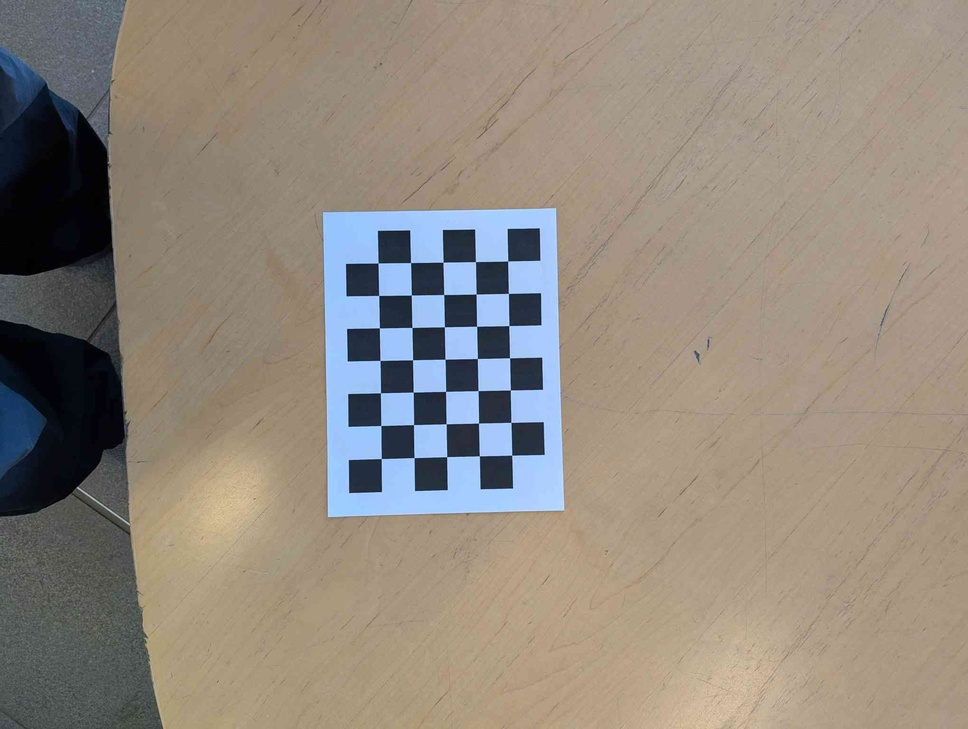
#> input picture assignments_Duan/hw08_image/hw081.jpg, 968 x 729 px, shrunk from 2040 x 1536 before the run; its folder holds only this picture in this run
$ jupyter execute HW08.ipynb
#> lines starting #> are read from the running program, lines starting #| are printed output that depends on the picture; after the words box and inside, x2 and y2 are one past the last pixel; in counts of white or black regions, pixels touching at a corner belong together; long printed decimals are rounded
## Exercise 1: Duan Nguyen
$$
w_p =
\begin{matrix}
10\\
20\\
30
\end{matrix},
\quad
K =
\begin{matrix}
2 & 0 & 10\\[4pt]
0 & 2 & 20\\[4pt]
0 & 0 & 1
\end{matrix}
$$
The world to camera homogeneous transform:
$$
{}^{c}T_{W} =
\begin{matrix}
0 & 1 & 0 & -1 \\[4pt]
-1 & 0 & 0 & 2 \\[4pt]
0 & 0 & 1 & 0 \\
0 & 0 & 0 & 1
\end{matrix}
=
\begin{matrix}
r11 & r12 & r13 & t1 \\[4pt]
r21 & r22 & r23 & t2 \\[4pt]
r31 & r32 & r33 & t3 \\
0 & 0 & 0 & 1
\end{matrix}
$$
$$
[R|t] =
\begin{matrix}
0 & 1 & 0 & -1\\[4pt]
-1 & 0 & 0 & 2\\[4pt]
0 & 0 & 1 & 0
\end{matrix}
$$
## 1)
$$
P = K [R \;|\; t]
$$
$$
P =
\begin{matrix}
2 & 0 & 10 \\[4pt]
0 & 2 & 20 \\[4pt]
0 & 0 & 1
\end{matrix}
*
\begin{matrix}
0 & 1 & 0 & -1 \\[4pt]
-1 & 0 & 0 & 2 \\[4pt]
0 & 0 & 1 & 0
\end{matrix}
=
\begin{matrix}
0 & 2 & 10 & -2 \\[4pt]
-2 & 0 & 20 & 4 \\[4pt]
0 & 0 & 1 & 0
\end{matrix}
$$
$$
P =
\begin{matrix}
0 & 2 & 10 & -2 \\[4pt]
-2 & 0 & 20 & 4 \\[4pt]
0 & 0 & 1 & 0
\end{matrix}
$$
## 2)
Homogeneous world coordinates:
$$
w_p^h =
\begin{matrix}
10 \\[4pt]
20 \\[4pt]
30 \\[4pt]
1
\end{matrix}
$$
Then:
$$
x = P \, w_p^h =
\begin{matrix}
338 \\[4pt]
584 \\[4pt]
30
\end{matrix}
$$
$$
x^T = X Y Z --> x^h = X/Z Y/Z
$$
$$
X/Z = \frac{338}{30} = 11.2667, \quad
Y/Z = \frac{584}{30} = 19.4667
$$
$$(x^h = (11.27, 19.47))$$
## 3)
$$
x^h = (\text{round}(11.27), \text{round}(19.47)) = (11, 19)
$$

[cell 1]
import numpy as np
import cv2 as cv
import glob
import yaml

import matplotlib.pyplot as plt

[cell 2]
# termination criteria; CHANGE the second number to size of each square
criteria = (cv.TERM_CRITERIA_EPS + cv.TERM_CRITERIA_MAX_ITER, 30, 0.001)

# define checkerboard dimensions
CHECKERBOARD = (7, 5)  # number of inner corners per row and column;  ADJUST based on checkerboard's number of INNER squares
square_size = 30.0  # mm per square; CHANGE to your square side length

# prepare object points, like (0,0,0), (1,0,0), (2,0,0) ....,(6,5,0)
objp = np.zeros((CHECKERBOARD[0]*CHECKERBOARD[1],3), np.float32) # adjust based on checkerboard's number of INNER squares
objp[:,:2] = np.mgrid[0:CHECKERBOARD[0], 0:CHECKERBOARD[1]].T.reshape(-1,2) * square_size

# Arrays to store object points and image points from all the images.
objpoints = [] # 3d point in real world space
imgpoints = [] # 2d points in image plane.

[cell 3]
images = glob.glob(r'hw08_image/hw08*.jpg')

counter = 0
for fname in images:
    img = cv.imread(fname) # Capture frame-by-frame
#> img is the input picture: shape (729, 968, 3); mean B, G, R 125.5, 136.4, 145.9
    gray = cv.cvtColor(img, cv.COLOR_BGR2GRAY)
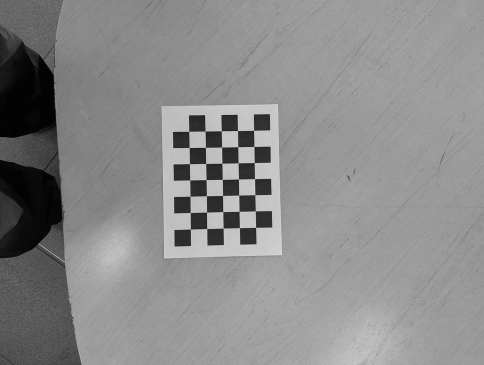
#> gray: shape (729, 968) (shown at 1/2 size); min 0, max 222, mean 138.1

    # Find the chess board corners
    ret, corners = cv.findChessboardCorners(gray, (CHECKERBOARD[0],CHECKERBOARD[1]), None)
#> ret = True; corners = 35 rows, first 8: [507.7, 261], [508.5, 293.4], [508.8, 325.6], [509.6, 357.9], [510.4, 390], [510.9, 422.4], [511.7, 455.1], [475.5, 261.6]

    # If found, add object points, image points (after refining them)
    if ret == True:
        objpoints.append(objp)

        corners2 = cv.cornerSubPix(gray,corners,(11,11),(-1,-1),criteria)
#> corners2 = 35 rows, first 8: [507.7, 261], [508.4, 293.4], [508.8, 325.6], [509.6, 357.8], [510.3, 389.9], [510.9, 422.4], [511.7, 455.2], [475.5, 261.6]
        imgpoints.append(corners2)

        # Draw and display the corners
        counter += 1
        img = cv.drawChessboardCorners(img, (CHECKERBOARD[0],CHECKERBOARD[1]), corners2, ret)
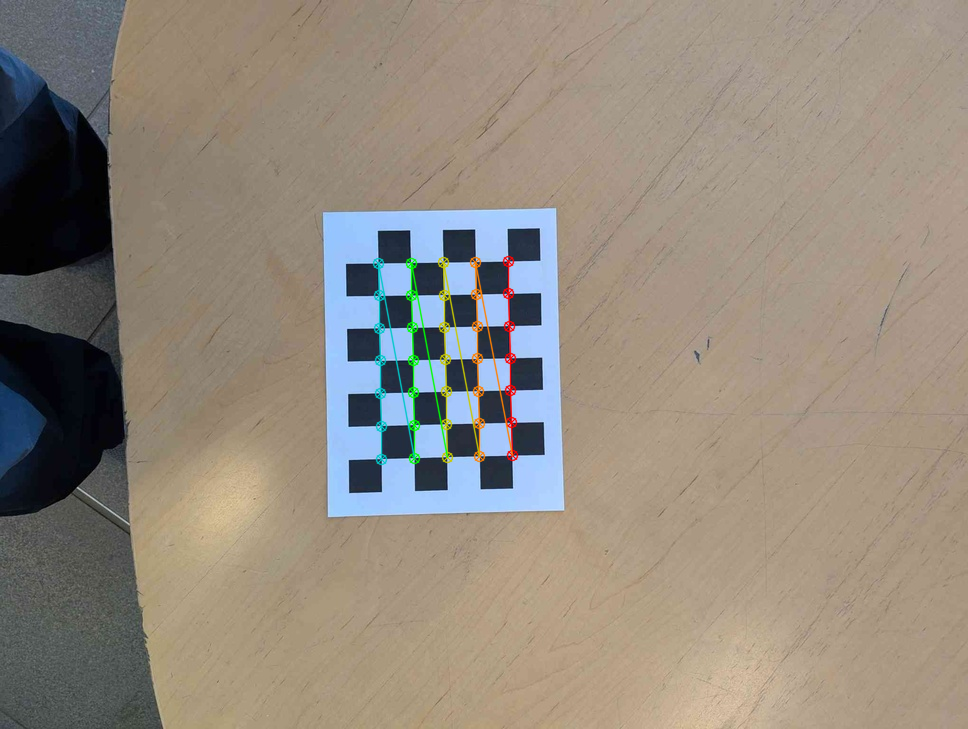
#> img: shape (729, 968, 3); 1.13% of pixels changed, all inside (x1, y1, x2, y2) = (372, 255, 519, 466)

        # cv.imshow('img', img)
        # cv.waitKey(1000)
        plt.imshow(cv.cvtColor(img, cv.COLOR_BGR2RGB))
        plt.show()


print("Number of images used for calibration: ", counter)

cv.destroyAllWindows()

[cell 4]
# calibration
ret, mtx, dist, rvecs, tvecs = cv.calibrateCamera(objpoints, imgpoints, gray.shape[::-1], None, None)
#> ret = 0.0835; mtx = [[1240.4, 0, 559.4], [0, 1229.7, 356.9], [0, 0, 1]]; dist = [[1.11, -4.11, -0.00171, 0.0698, -86.52]]; rvecs = ([-0.0654, -0.00168, 1.55],); tvecs = ([-48.25, -89.1, 1145.7],)

print(mtx)
#| [[1.24036484e+03 0.00000000e+00 5.59441462e+02]
#|  [0.00000000e+00 1.22974664e+03 3.56917117e+02]
#|  [0.00000000e+00 0.00000000e+00 1.00000000e+00]]
print(dist)
#| [[ 1.11034501e+00 -4.11390535e+00 -1.71243878e-03  6.98394314e-02
#|   -8.65224275e+01]]

# transform the matrix and distortion coefficients to writable lists
data = {'camera_matrix': np.asarray(mtx).tolist(),
        'dist_coeff': np.asarray(dist).tolist()}
#> data = {'camera_matrix': [[1240.4, 0, 559.4], [0, 1229.7, 356.9], [0, 0, 1]], 'dist_coeff': [[1.11, -4.11, -0.00171, 0.0698, -86.52]]}

# save it to a yaml file
with open("calibration_matrix.yaml", "w") as f:
    yaml.dump(data, f)

$ run again, on assignments_Duan/hw08_image/hw085.jpg
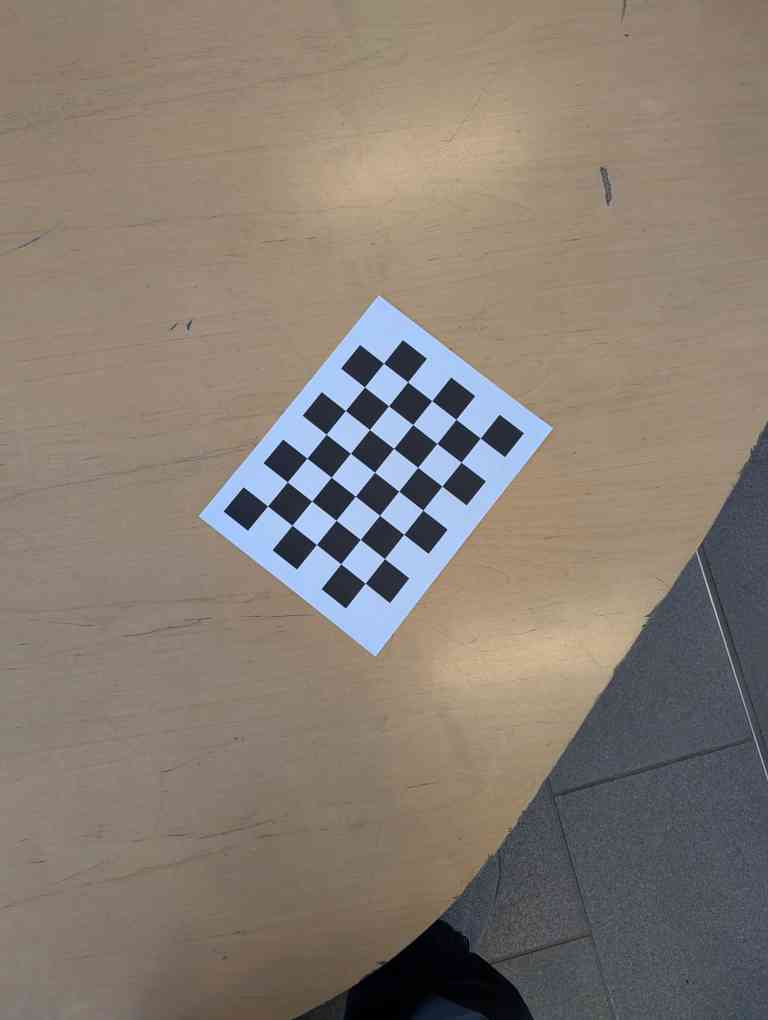
#> input picture assignments_Duan/hw08_image/hw085.jpg, 768 x 1020 px
#> img is the input picture: shape (1020, 768, 3); mean B, G, R 115.6, 124.9, 135.4
#> `gray = cv.cvtColor(img, cv.COLOR_BGR2GRAY)`:
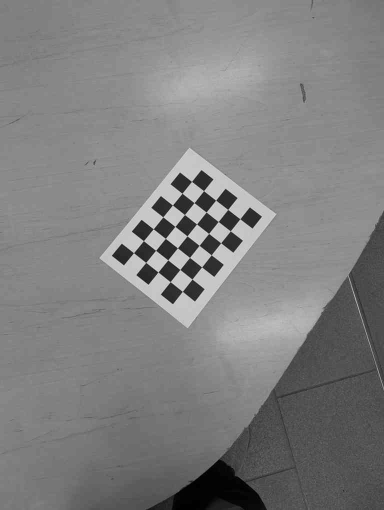
#> gray: shape (1020, 768) (shown at 1/2 size); min 0, max 246, mean 127
#> `ret, corners = cv.findChessboardCorners(gray, (CHECKERBOARD[0],CHECKER..`: ret = True; corners = 35 rows, first 8: [267.5, 506], [287.3, 481.8], [307.1, 458.2], [326.1, 434], [345.5, 410.5], [364.4, 387], [383.6, 363.3], [291.8, 525.3]
#> corners2 = 35 rows, first 8: [267.5, 505.9], [287.3, 481.8], [306.8, 458], [326.1, 434.2], [345.4, 410.5], [364.5, 387.1], [383.5, 363.2], [292, 525.3]
#> `img = cv.drawChessboardCorners(img, (CHECKERBOARD[0],CHECKERBOARD[1]),..`:
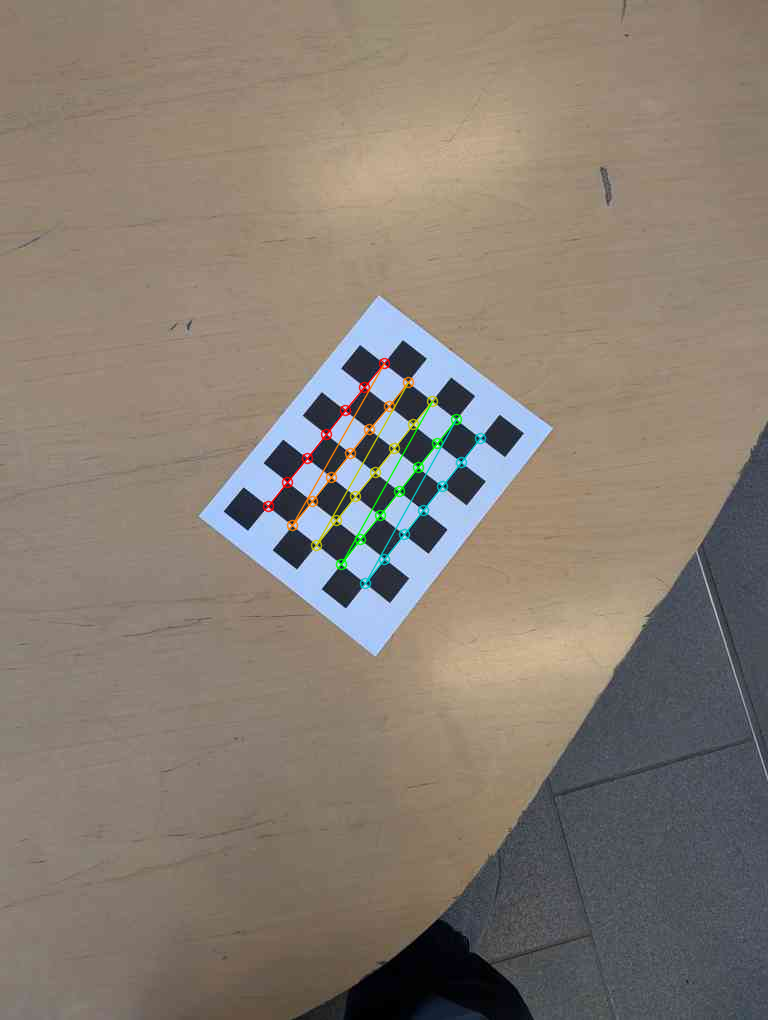
#> img: shape (1020, 768, 3); 0.89% of pixels changed, all inside (x1, y1, x2, y2) = (262, 357, 487, 590)
#> `ret, mtx, dist, rvecs, tvecs = cv.calibrateCamera(objpoints, imgpoints..`: ret = 0.103; mtx = [[661, 0, 391.5], [0, 680.3, 639.8], [0, 0, 1]]; dist = [[0.349, -0.578, 0.0472, -8.87e-05, 0.714]]; rvecs = ([-0.0783, -0.0381, -0.901],); tvecs = ([-119.4, -127.5, 639.4],)
#| [[661.003   0.         391.468]
#|  [  0.         680.265 639.827]
#|  [  0.           0.           1.        ]]
#| [[ 3.48512910e-01 -5.78102186e-01  4.72044227e-02 -8.86549317e-05
#|    7.14309793e-01]]
#> data = {'camera_matrix': [[661, 0, 391.5], [0, 680.3, 639.8], [0, 0, 1]], 'dist_coeff': [[0.349, -0.578, 0.0472, -8.87e-05, 0.714]]}

$ run again, on assignments_Duan/hw08_image/hw082.jpg
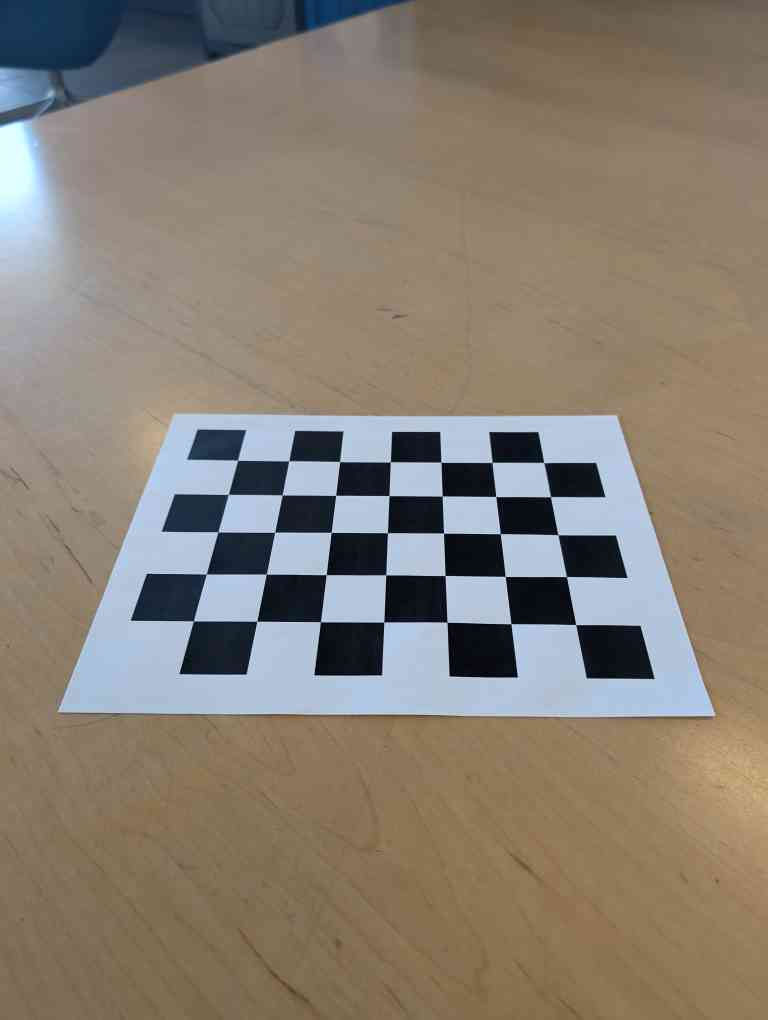
#> input picture assignments_Duan/hw08_image/hw082.jpg, 768 x 1020 px
#> img is the input picture: shape (1020, 768, 3); mean B, G, R 114.7, 126.4, 135.9
#> `gray = cv.cvtColor(img, cv.COLOR_BGR2GRAY)`:
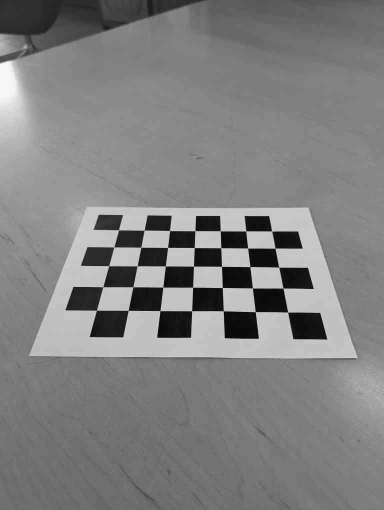
#> gray: shape (1020, 768) (shown at 1/2 size); min 1, max 247, mean 128
#> `ret, corners = cv.findChessboardCorners(gray, (CHECKERBOARD[0],CHECKER..`: ret = True; corners = 35 rows, first 8: [237.7, 460.2], [288.7, 460.9], [339.6, 461.7], [390.1, 461.6], [441.1, 462], [492.1, 462.5], [543.5, 462.5], [228.3, 494]
#> corners2 = 35 rows, first 8: [237.6, 460.2], [288.8, 460.8], [339.6, 461.6], [390.3, 461.8], [441.1, 462.2], [492.1, 462.4], [543.7, 462.6], [228.2, 494.4]
#> `img = cv.drawChessboardCorners(img, (CHECKERBOARD[0],CHECKERBOARD[1]),..`:
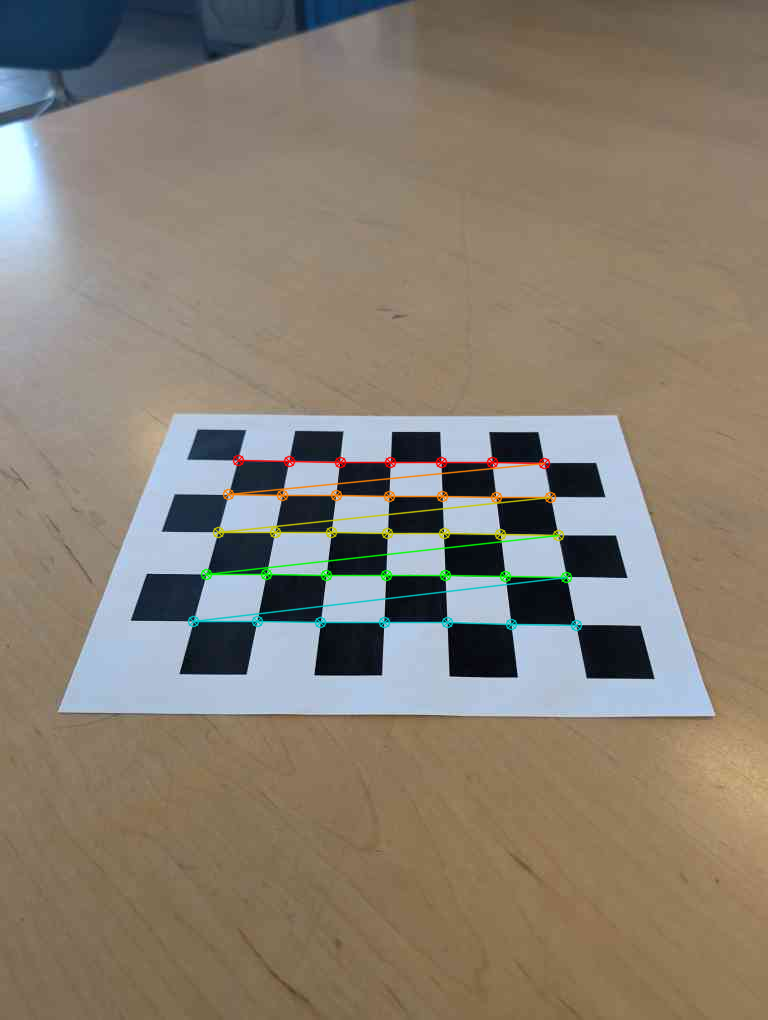
#> img: shape (1020, 768, 3); 1.52% of pixels changed, all inside (x1, y1, x2, y2) = (187, 454, 583, 632)
#> `ret, mtx, dist, rvecs, tvecs = cv.calibrateCamera(objpoints, imgpoints..`: ret = 0.761; mtx = [[15924.9, 0, 288.7], [0, 2994.9, 329.7], [0, 0, 1]]; dist = [[12.25, 11961.1, 4.8, -1.09, 416.8]]; rvecs = ([-0.0343, 1.1, -0.0116],); tvecs = ([-9.39, 168.4, 5561.2],)
#| [[1.59248530e+04 0.00000000e+00 2.88684758e+02]
#|  [0.00000000e+00 2.99487640e+03 3.29663749e+02]
#|  [0.00000000e+00 0.00000000e+00 1.00000000e+00]]
#| [[ 1.22542493e+01  1.19611064e+04  4.80393899e+00 -1.09161788e+00
#|    4.16837755e+02]]
#> data = {'camera_matrix': [[15924.9, 0, 288.7], [0, 2994.9, 329.7], [0, 0, 1]], 'dist_coeff': [[12.25, 11961.1, 4.8, -1.09, 416.8]]}
